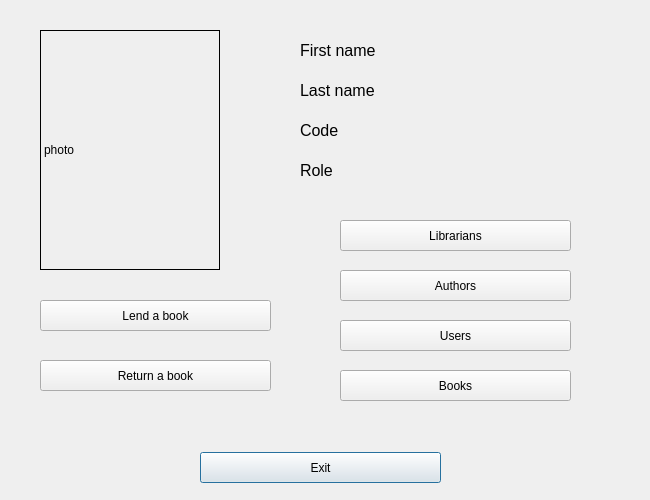
<?xml version="1.0" encoding="UTF-8"?>
<ui version="4.0">
 <class>profileAdmin</class>
 <widget class="QDialog" name="profileAdmin">
  <property name="geometry">
   <rect>
    <x>0</x>
    <y>0</y>
    <width>650</width>
    <height>500</height>
   </rect>
  </property>
  <property name="windowTitle">
   <string>Admin Profile</string>
  </property>
  <widget class="QLabel" name="photoLabel">
   <property name="geometry">
    <rect>
     <x>40</x>
     <y>30</y>
     <width>180</width>
     <height>240</height>
    </rect>
   </property>
   <property name="frameShape">
    <enum>QFrame::Box</enum>
   </property>
   <property name="text">
    <string>photo</string>
   </property>
  </widget>
  <widget class="QLabel" name="label">
   <property name="geometry">
    <rect>
     <x>300</x>
     <y>40</y>
     <width>81</width>
     <height>20</height>
    </rect>
   </property>
   <property name="font">
    <font>
     <pointsize>12</pointsize>
    </font>
   </property>
   <property name="text">
    <string>First name</string>
   </property>
  </widget>
  <widget class="QLabel" name="label_2">
   <property name="geometry">
    <rect>
     <x>300</x>
     <y>80</y>
     <width>81</width>
     <height>20</height>
    </rect>
   </property>
   <property name="font">
    <font>
     <pointsize>12</pointsize>
    </font>
   </property>
   <property name="text">
    <string>Last name</string>
   </property>
  </widget>
  <widget class="QLabel" name="label_3">
   <property name="geometry">
    <rect>
     <x>300</x>
     <y>120</y>
     <width>71</width>
     <height>20</height>
    </rect>
   </property>
   <property name="font">
    <font>
     <pointsize>12</pointsize>
    </font>
   </property>
   <property name="text">
    <string>Code</string>
   </property>
  </widget>
  <widget class="QLabel" name="label_4">
   <property name="geometry">
    <rect>
     <x>300</x>
     <y>160</y>
     <width>71</width>
     <height>20</height>
    </rect>
   </property>
   <property name="font">
    <font>
     <pointsize>12</pointsize>
    </font>
   </property>
   <property name="text">
    <string>Role</string>
   </property>
  </widget>
  <widget class="QLabel" name="labelFName">
   <property name="geometry">
    <rect>
     <x>400</x>
     <y>40</y>
     <width>241</width>
     <height>20</height>
    </rect>
   </property>
   <property name="font">
    <font>
     <pointsize>12</pointsize>
    </font>
   </property>
   <property name="text">
    <string/>
   </property>
  </widget>
  <widget class="QLabel" name="labelLName">
   <property name="geometry">
    <rect>
     <x>400</x>
     <y>80</y>
     <width>241</width>
     <height>20</height>
    </rect>
   </property>
   <property name="font">
    <font>
     <pointsize>12</pointsize>
    </font>
   </property>
   <property name="text">
    <string/>
   </property>
  </widget>
  <widget class="QLabel" name="labelCode">
   <property name="geometry">
    <rect>
     <x>400</x>
     <y>120</y>
     <width>241</width>
     <height>20</height>
    </rect>
   </property>
   <property name="font">
    <font>
     <pointsize>12</pointsize>
    </font>
   </property>
   <property name="text">
    <string/>
   </property>
  </widget>
  <widget class="QLabel" name="labelRole">
   <property name="geometry">
    <rect>
     <x>400</x>
     <y>160</y>
     <width>241</width>
     <height>20</height>
    </rect>
   </property>
   <property name="font">
    <font>
     <pointsize>12</pointsize>
    </font>
   </property>
   <property name="text">
    <string/>
   </property>
  </widget>
  <widget class="QPushButton" name="exitBtn">
   <property name="geometry">
    <rect>
     <x>200</x>
     <y>452</y>
     <width>241</width>
     <height>31</height>
    </rect>
   </property>
   <property name="text">
    <string>Exit</string>
   </property>
  </widget>
  <widget class="QPushButton" name="authorsBtn">
   <property name="geometry">
    <rect>
     <x>340</x>
     <y>270</y>
     <width>231</width>
     <height>31</height>
    </rect>
   </property>
   <property name="text">
    <string>Authors</string>
   </property>
   <property name="icon">
    <iconset>
     <normaloff>images/3 (1).png</normaloff>images/3 (1).png</iconset>
   </property>
  </widget>
  <widget class="QPushButton" name="librarianBtn">
   <property name="geometry">
    <rect>
     <x>340</x>
     <y>220</y>
     <width>231</width>
     <height>31</height>
    </rect>
   </property>
   <property name="text">
    <string>Librarians</string>
   </property>
   <property name="icon">
    <iconset>
     <normaloff>images/4 (4).png</normaloff>images/4 (4).png</iconset>
   </property>
  </widget>
  <widget class="QPushButton" name="usersBtn">
   <property name="geometry">
    <rect>
     <x>340</x>
     <y>320</y>
     <width>231</width>
     <height>31</height>
    </rect>
   </property>
   <property name="text">
    <string>Users</string>
   </property>
   <property name="icon">
    <iconset>
     <normaloff>images/3 (4).png</normaloff>images/3 (4).png</iconset>
   </property>
  </widget>
  <widget class="QPushButton" name="booksBtn">
   <property name="geometry">
    <rect>
     <x>340</x>
     <y>370</y>
     <width>231</width>
     <height>31</height>
    </rect>
   </property>
   <property name="text">
    <string>Books</string>
   </property>
   <property name="icon">
    <iconset>
     <normaloff>images/4 (3).png</normaloff>images/4 (3).png</iconset>
   </property>
  </widget>
  <widget class="QPushButton" name="lendABookBtn">
   <property name="geometry">
    <rect>
     <x>40</x>
     <y>300</y>
     <width>231</width>
     <height>31</height>
    </rect>
   </property>
   <property name="text">
    <string>Lend a book</string>
   </property>
   <property name="icon">
    <iconset>
     <normaloff>images/4 (2).png</normaloff>images/4 (2).png</iconset>
   </property>
  </widget>
  <widget class="QPushButton" name="returnABookBtn">
   <property name="geometry">
    <rect>
     <x>40</x>
     <y>360</y>
     <width>231</width>
     <height>31</height>
    </rect>
   </property>
   <property name="text">
    <string>Return a book</string>
   </property>
   <property name="icon">
    <iconset>
     <normaloff>images/3 (2).png</normaloff>images/3 (2).png</iconset>
   </property>
  </widget>
 </widget>
 <resources/>
 <connections/>
</ui>
